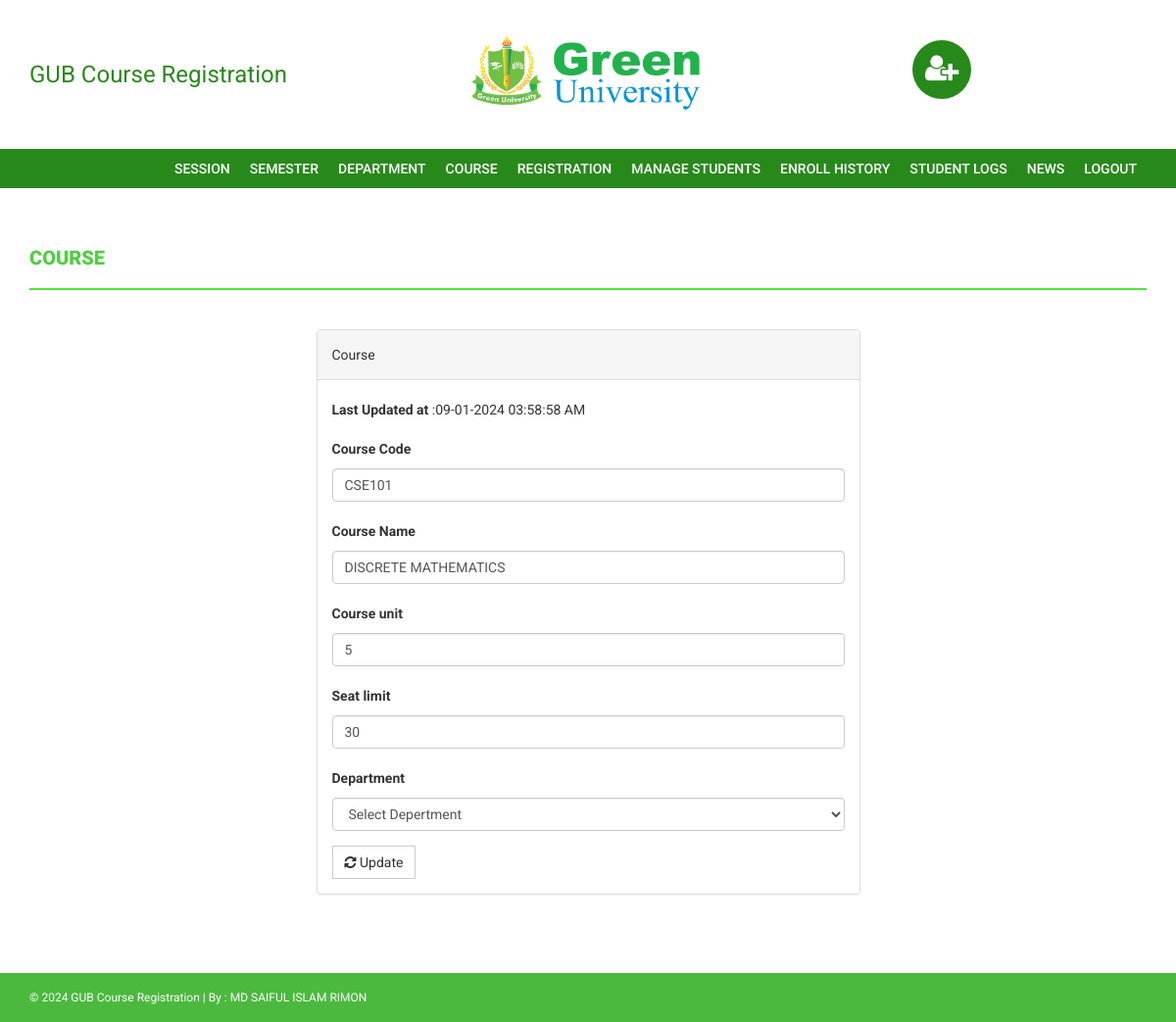
Screenshot of /admin/edit-course.php?id=1 (signed in) with the database file from the repository.
### tables this page shows
CREATE TABLE `course` (
  `id` int(11) NOT NULL,
  `courseCode` varchar(255) DEFAULT NULL,
  `courseName` varchar(255) DEFAULT NULL,
  `department` int(11) NOT NULL,
  `courseUnit` varchar(255) DEFAULT NULL,
  `noofSeats` int(11) DEFAULT NULL,
  `creationDate` timestamp NULL DEFAULT current_timestamp(),
  `updationDate` varchar(255) DEFAULT NULL
);

### admin/edit-course.php (the view, shortened to what this page needs)
<?php
if(strlen($_SESSION['alogin'])==0)
    {
header('location:index.php');
}
else{
$id=intval($_GET['id']);
?>
<!DOCTYPE html>
<html xmlns="http://www.w3.org/1999/xhtml">
<head>
    <link href="../assets/css/bootstrap.css" rel="stylesheet" />
    <link href="../assets/css/font-awesome.css" rel="stylesheet" />
    <link href="../assets/css/style.css" rel="stylesheet" />
</head>
<body>
<?php include('includes/header.php');?>
<?php if($_SESSION['alogin']!="")
{
 include('includes/menubar.php');
}
 ?>
    <div class="content-wrapper">
        <div class="container">
              <div class="row">
                    <div class="col-md-12">
                        <h1 class="page-head-line">Course  </h1>
                    </div>
                </div>
                <div class="row" >
                  <div class="col-md-3"></div>
                    <div class="col-md-6">
                        <div class="panel panel-default">
                        <div class="panel-heading">
                           Course
                        </div>
                        <div class="panel-body">
                       <form name="dept" method="post">
<?php
$sql=mysqli_query($con,"select * from course where id='$id'");
while($row=mysqli_fetch_array($sql))
{
?>
<p><b>Last Updated at</b> :<?php echo htmlentities($row['updationDate']);?></p>
   <div class="form-group">
    <label for="coursecode">Course Code  </label>
    <input type="text" class="form-control" id="coursecode" name="coursecode" placeholder="Course Code" value="<?php echo htmlentities($row['courseCode']);?>" required />
  </div>
 <div class="form-group">
    <label for="coursename">Course Name  </label>
    <input type="text" class="form-control" id="coursename" name="coursename" placeholder="Course Name" value="<?php echo htmlentities($row['courseName']);?>" required />
  </div>
<div class="form-group">
    <label for="courseunit">Course unit  </label>
    <input type="text" class="form-control" id="courseunit" name="courseunit" placeholder="Course Unit" value="<?php echo htmlentities($row['courseUnit']);?>" required />
  </div>
<div class="form-group">
    <label for="seatlimit">Seat limit  </label>
    <input type="text" class="form-control" id="seatlimit" name="seatlimit" placeholder="Seat limit" value="<?php echo htmlentities($row['noofSeats']);?>" required />
  </div>
<?php } ?>
 <div class="form-group">
                <label for="Department">Department  </label>
                <select class="form-control" name="department" required="required">
               <option value="">Select Depertment</option>
                </select>
              </div>
 <button type="submit" name="submit" class="btn btn-default"><i class=" fa fa-refresh "></i> Update</button>
</form>
                            </div>
                            </div>
                    </div>
                </div>
            </div>
        </div>
  <?php include('includes/footer.php');?>
</body>
</html>
<?php } ?>

### assets/css/style.css (style rules this page uses)
body { font-family: 'Roboto', sans-serif; line-height: 30px; }
.content-wrapper { margin-top: 40px; min-height: 600px; padding-bottom: 60px; }
.page-head-line { font-weight: 900; padding-bottom: 20px; border-bottom: 2px solid #51e53d; text-transform: uppercase; color: #50CE40; font-size: 20px; margin-bottom: 40px; }
.btn { border-radius: 0px; -webkit-border-radius: 0px; -moz-border-radius: 0px; }

### rows the page displays
course: updationDate "09-01-2024 03:58:58 AM", coursecode "CSE101", coursename "DISCRETE MATHEMATICS", courseunit "5", seatlimit "30"
